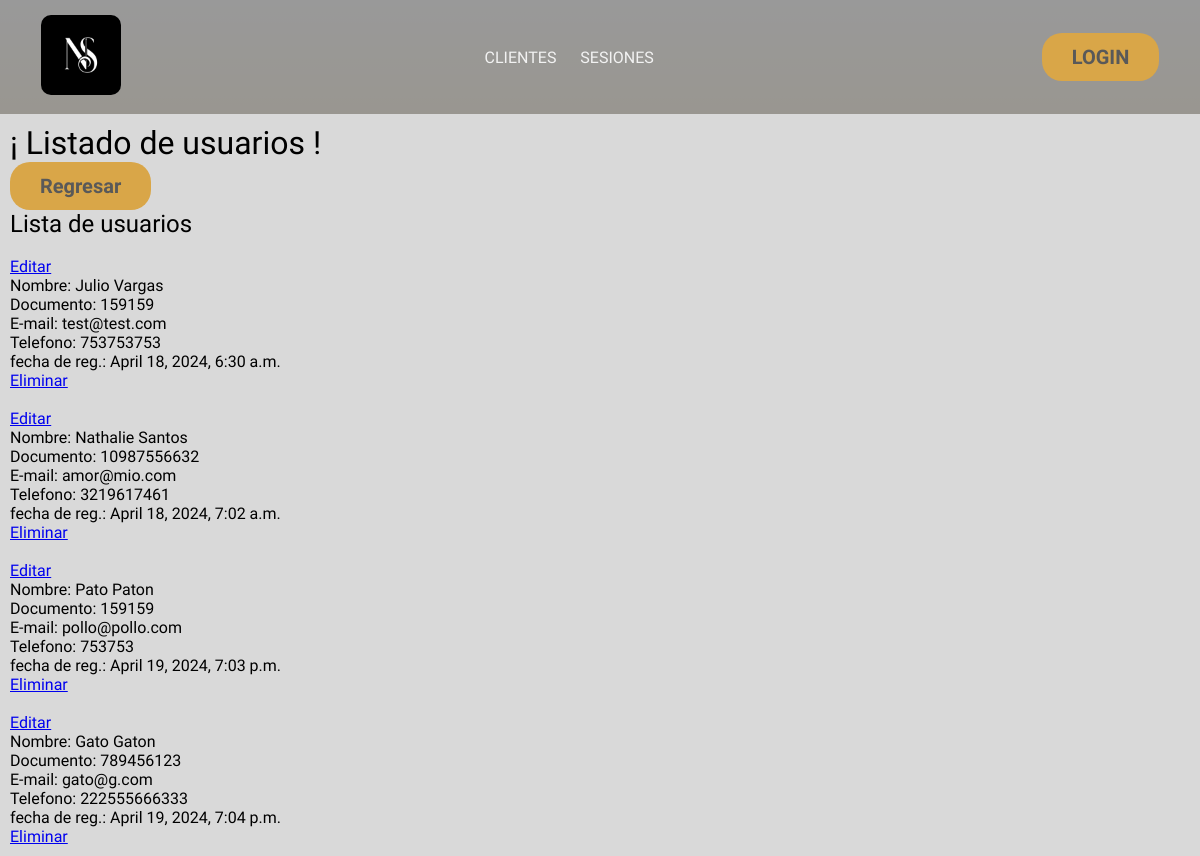
Before: /formulario/lista_usuarios/ with the older database file.
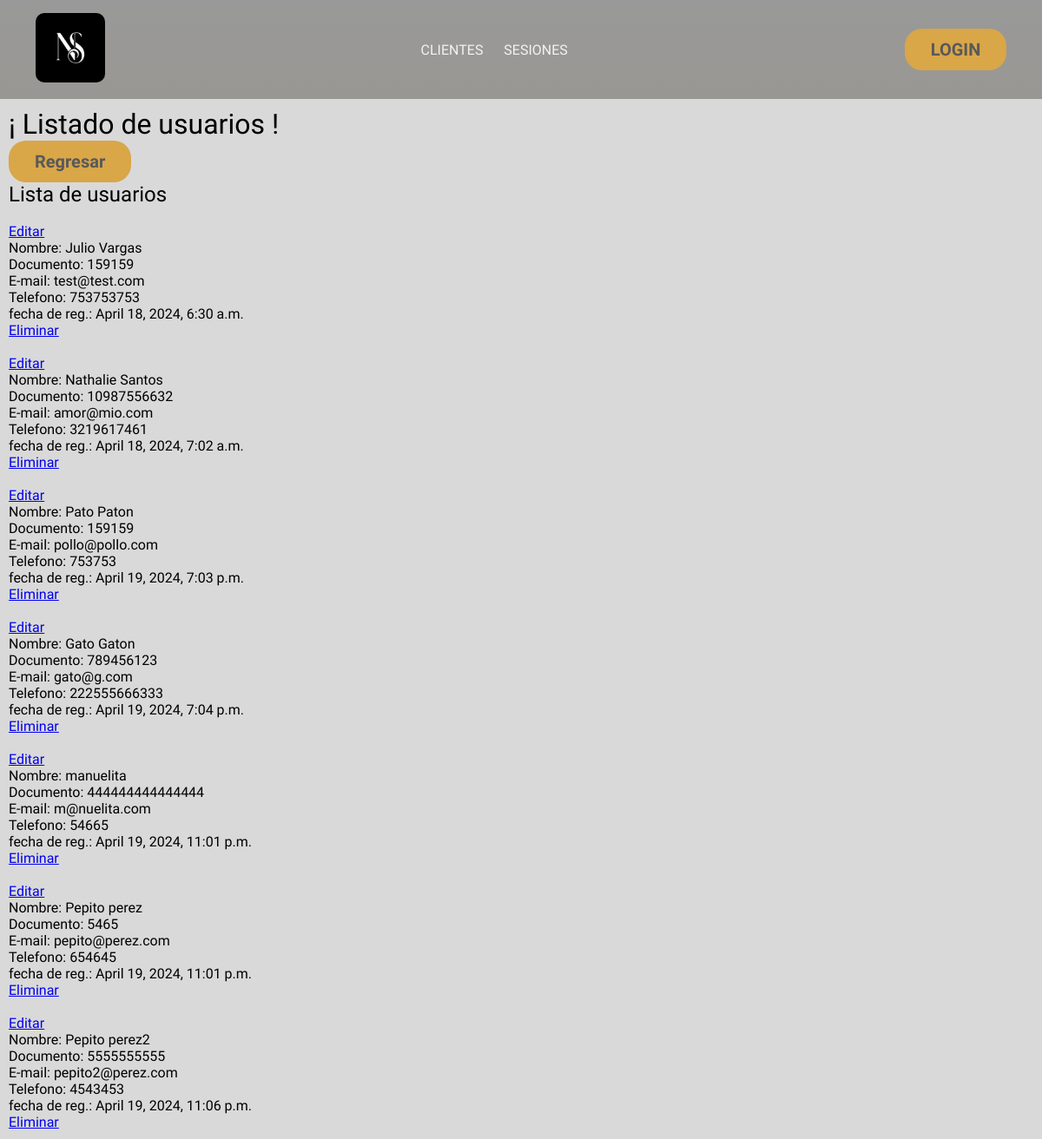
After: the same page with the newer database file.
### formulario/models.py (models this page shows, shortened)
class Usuario(models.Model):
  user_doc        = models.IntegerField(verbose_name='Numero de documento')
  user_name       = models.CharField(max_length=40, blank= False, null= False,verbose_name= 'Nombre')
  user_email      = models.EmailField(verbose_name='Correo electronico')
  user_phone      = models.IntegerField(verbose_name='Numero de teléfono')
  fecha_registro  = models.DateTimeField (verbose_name='Fecha de registro',auto_now_add=True)

### formulario/views.py (the view)
# urls.py: path("lista_usuarios/",         views.user_list,      name="lista_usuarios"),
def user_list(request):
  lista_usuarios = Usuario.objects.all()
  return render(request, '1.administrador/lista_usuarios.html', {
    'lista_usuarios': lista_usuarios
  })

### templates/1.administrador/lista_usuarios.html (shortened to what this page needs)
{% extends "layouts/app.html" %}
{% block content %}
<h1>¡ Listado de usuarios !</h1>
{% endblock content %}
{% block registrar %}
<form action="{% url "admin_users" %}">
  <button type="submit"> Regresar </button>
</form>
<h2> Lista de usuarios </h2>
<ul>
  {% for usuario in lista_usuarios %}
  <li>
    <br>
    <a href="{% url "editar_user" usuario.id %}"> Editar </a>
    <p>
      Nombre: {{usuario.user_name}} <br>
      Documento: {{usuario.user_doc}}<br>
      E-mail: {{usuario.user_email}}<br>
      Telefono: {{usuario.user_phone}}<br>
      fecha de reg.: {{usuario.fecha_registro}}<br>
    </p>
    <a href="{% url "delete_user" usuario.id %}"> Eliminar </a>
  </li>
  {% endfor %}
</ul>
{% endblock registrar %}

### templates/layouts/app.html (shortened to what this page needs)
{% load static %}
<!DOCTYPE html>
<html lang="en">
<head>
  <link rel="stylesheet" href={% static "styles.css" %}>
</head>
<body>
  <header>
    {% include "layouts/partials/menu.html" %}
  </header>
  <main>
    {% block content %}{% endblock content %}
    {% block registrar %}{% endblock registrar %}
  </main>
</body>
</html>

### templates/layouts/partials/menu.html (shortened to what this page needs)
<div class="navbar">
  <nav>
    <div class="nav-logo">
      <a href={% url "admin_dashboard" %}>
        <img src="/static/images/Logo1.jpg" alt="logo" class="logo">
    </div>
    <ul>
      <li>
        <a href={% url "admin_users" %}>CLIENTES</a>
      </li>
      <li>
        <a href={% url "admin_sesiones" %}>SESIONES</a>
      </li>
      <li>
    </ul>
    <form action="{% url "login" %}">
      <button type="submit">LOGIN</button>
    </form>
  </nav>
</div>

### static/styles.css (style rules this page uses)
* { margin: 0; padding: 0; font-family: "Courgette"; font-weight: 400; font-style: normal; box-sizing: border-box; }
body { background-image: linear-gradient(rgba(0, 0, 0, 0.058),rgba(232, 160, 6, 0.914)),url(images/fondo2.jpg); background-position: center 20% ; background-repeat: no-repeat; background-size: 100%; }
nav { display: flex; align-items: center; justify-content: space-between; padding: 10PX 3% ; }
header { background-color: #737373b0; color: #BFBFBF; padding: 5px; width: 100%; }
.logo { height: 80px; border-radius: 10px; }
nav ul li { list-style-type: none; display: inline-block; padding: 5px 10px; }
nav ul li a { color:#F2F2F2; text-decoration: none; }
button { border: none; padding: 10px; background-color: #D9A648; padding: 12px 30px; border-radius: 20px; font-size: 20px; font-weight: bold; color: #595959; }
main { padding: 10px; background-color: #D9D9D9; }

Changed rows visible on the page:
added Usuario: user_name "manuelita", user_doc "444444444444444", user_email "m@nuelita.com", user_phone "54665", fecha_registro "April 19, 2024, 11:01 p.m."
added Usuario: user_name "Pepito perez", user_doc "5465", user_email "pepito@perez.com", user_phone "654645", fecha_registro "April 19, 2024, 11:01 p.m."
added Usuario: user_name "Pepito perez2", user_doc "5555555555", user_email "pepito2@perez.com", user_phone "4543453", fecha_registro "April 19, 2024, 11:06 p.m."
